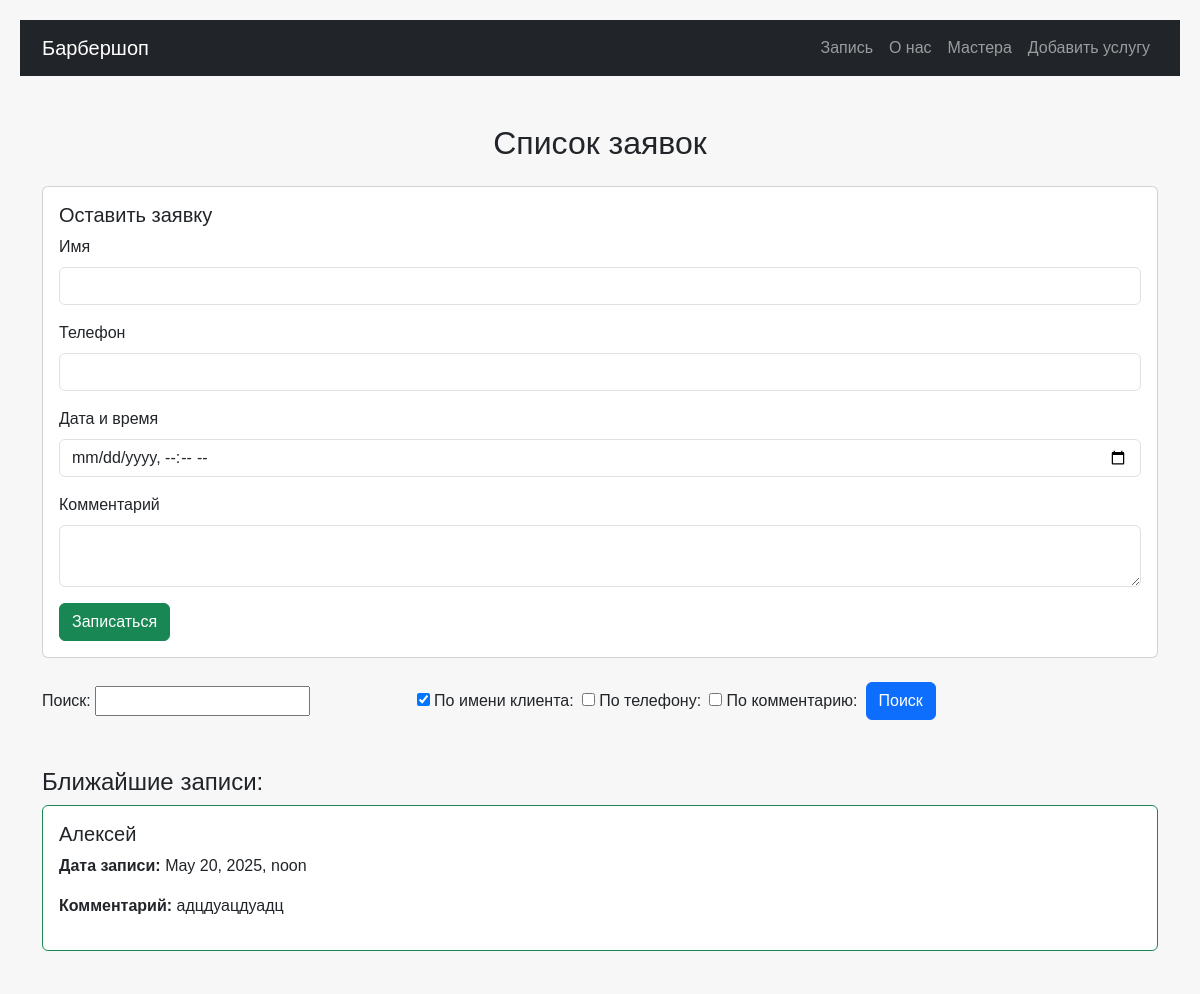
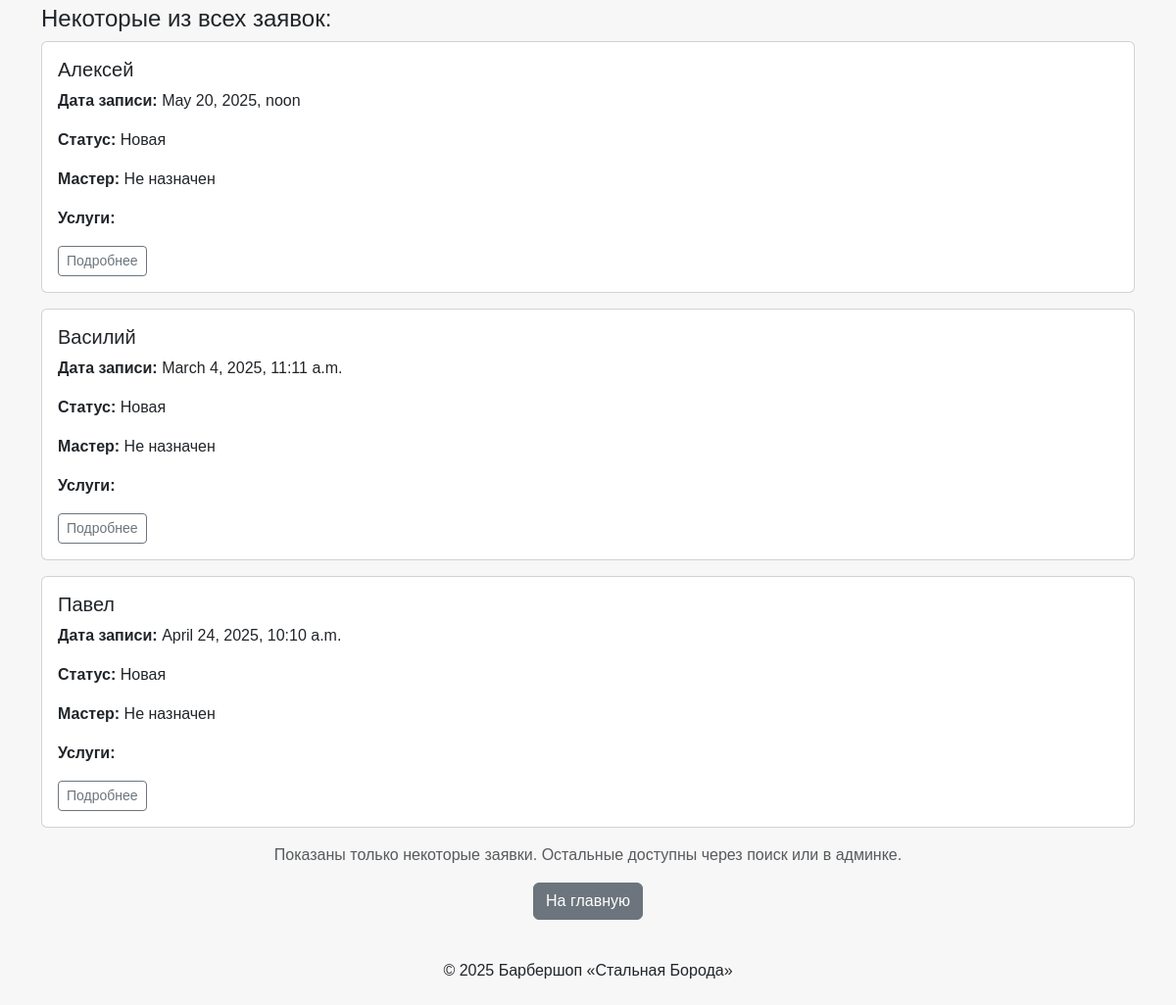
Screenshot of /orders/ with the database file from the repository (2 pictures, top to bottom).
### core/models.py (models this page shows, shortened)
class Order(models.Model):
    client_name = models.CharField(max_length=100, verbose_name="Имя клиента")
    phone = models.CharField(max_length=20, verbose_name="Телефон")
    comment = models.TextField(blank=True, verbose_name="Комментарий")
    status = models.CharField(max_length=50, choices=STATUS_CHOICES, default="new", verbose_name="Статус")
    date_created = models.DateTimeField(auto_now_add=True, verbose_name="Дата создания")
    date_updated = models.DateTimeField(auto_now=True, verbose_name="Дата обновления")
    master = models.ForeignKey(Master, on_delete=models.SET_NULL, null=True, blank=True, verbose_name="Мастер")
    services = models.ManyToManyField(Service, related_name="orders", verbose_name="Услуги")
    appointment_date = models.DateTimeField(verbose_name="Дата и время записи")
    class Meta:
        verbose_name = "Заказ"
        verbose_name_plural = "Заказы"

### barbershop/views.py (the view, shortened to what this page needs)
# urls.py: path('orders/', views.orders_list, name='orders_list'),
def orders_list(request):
    form = OrderSearchForm(request.GET or None)
    filters = Q()
    orders = Order.objects.filter(filters).order_by("-date_created")
    latest_orders = Order.objects.filter(appointment_date__gte=now()).order_by("appointment_date")[:3]
    context = {
        "orders": orders,
        "form": form,
        "latest_orders": latest_orders,
    }
    return render(request, "core/orders_list.html", context)

### core/forms.py
class OrderSearchForm(forms.Form):
    query = forms.CharField(required=False, label='Поиск')
    by_name = forms.BooleanField(required=False, initial=True, label='По имени клиента')
    by_phone = forms.BooleanField(required=False, label='По телефону')
    by_comment = forms.BooleanField(required=False, label='По комментарию')

### barbershop/templates/core/orders_list.html (shortened to what this page needs)
{% extends "base.html" %}
{% block content %}
<h2 class="text-center my-4">Список заявок</h2>
<div class="card mb-4">
  <div class="card-body">
    <h5 class="card-title">Оставить заявку</h5>
    <form method="post">
      <div class="mb-3">
        <label for="client_name" class="form-label">Имя</label>
        <input type="text" name="client_name" id="client_name" class="form-control" required>
      </div>
      <div class="mb-3">
        <label for="phone" class="form-label">Телефон</label>
        <input type="text" name="phone" id="phone" class="form-control" required>
      </div>
      <div class="mb-3">
        <label for="appointment_date" class="form-label">Дата и время</label>
        <input type="datetime-local" name="appointment_date" id="appointment_date" class="form-control" required>
      </div>
      <div class="mb-3">
        <label for="comment" class="form-label">Комментарий</label>
        <textarea name="comment" id="comment" class="form-control"></textarea>
      </div>
      <button type="submit" class="btn btn-success">Записаться</button>
    </form>
  </div>
</div>
<form method="get" class="mb-4">
  <div class="row g-2 align-items-center">
    <div class="col-md-4">
      {{ form.query.label_tag }} {{ form.query }}
    </div>
    <div class="col-auto">
      {{ form.by_name }} {{ form.by_name.label_tag }}
    </div>
    <div class="col-auto">
      {{ form.by_phone }} {{ form.by_phone.label_tag }}
    </div>
    <div class="col-auto">
      {{ form.by_comment }} {{ form.by_comment.label_tag }}
    </div>
    <div class="col-auto">
      <button type="submit" class="btn btn-primary">Поиск</button>
    </div>
  </div>
</form>
<h4 class="mt-5">Ближайшие записи:</h4>
{% for order in latest_orders %}
<div class="card mb-3 border-success">
  <div class="card-body">
    <h5 class="card-title">{{ order.client_name }}</h5>
    <p><strong>Дата записи:</strong> {{ order.appointment_date }}</p>
    <p><strong>Комментарий:</strong> {{ order.comment|default:"-" }}</p>
  </div>
</div>
{% empty %}
<p>Ближайших записей нет.</p>
{% endfor %}
<h4 class="mt-5">Некоторые из всех заявок:</h4>
{% for order in orders|slice:":3" %}
<div class="card mb-3">
  <div class="card-body">
    <h5>{{ order.client_name }}</h5>
    <p><strong>Дата записи:</strong> {{ order.appointment_date }}</p>
    <p><strong>Статус:</strong> {{ order.get_status_display }}</p>
    <p><strong>Мастер:</strong>
        {% if order.master %}
            {{ order.master.name }}
        {% else %}
            Не назначен
        {% endif %}
    </p>
    <p><strong>Услуги:</strong>
    </p>
    <a href="{% url 'order_detail' order.id %}" class="btn btn-outline-secondary btn-sm">Подробнее</a>
  </div>
</div>
{% empty %}
<p class="text-center">Заявок пока нет.</p>
{% endfor %}
<p class="text-muted text-center">
  Показаны только некоторые заявки. Остальные доступны через поиск или в админке.
</p>
<div class="text-center">
  <a href="{% url 'landing' %}" class="btn btn-secondary">На главную</a>
</div>
{% endblock %}

### barbershop/static/main.css (style rules this page uses)
body { font-family: Arial, sans-serif; background: #f7f7f7; padding: 20px; }

### rows the page displays
Order: client_name "Алексей", appointment_date "May 20, 2025, noon", comment "адцдуацдуадц", status "Новая", shows "Не назначен"
Order: client_name "Василий", appointment_date "March 4, 2025, 11:11 a.m.", status "Новая", shows "Не назначен"
Order: client_name "Павел", appointment_date "April 24, 2025, 10:10 a.m.", status "Новая", shows "Не назначен"
